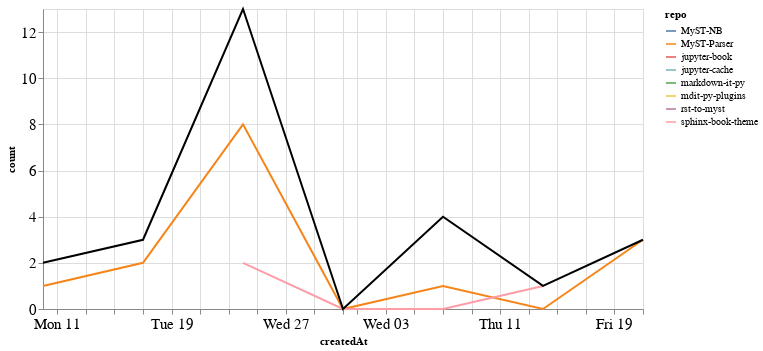

Source (notebook cell):
### Markdown cell above
### PRs

### Code cell
prs_time = prs.groupby('repo').resample('W', on='createdAt').count()['author'].reset_index()
prs_time = prs_time.rename(columns={'author': 'count'})
prs_time_total = prs_time.groupby('createdAt').agg({"count": "sum"}).reset_index()

ch1 = alt.Chart(prs_time, width=600).mark_line().encode(
    x='createdAt',
    y='count',
    color='repo',
    tooltip="repo"
)

ch2 = alt.Chart(prs_time_total, width=600).mark_line(color="black").encode(
    x='createdAt',
    y='count',
)

ch1 + ch2

### Figure 1 — Vega-Lite specification as saved in the notebook (floating-point values rounded to 4 significant figures)
{"config": {"axisLeft": {"labelFontSize": 15}, "axisBottom": {"labelFontSize": 15}}, "layer": [{"data": {"name": "data-1874fc6258c6973c98ce301c1814211a"}, "mark": "line", "encoding": {"color": {"type": "nominal", "field": "repo"}, "tooltip": {"type": "nominal", "field": "repo"}, "x": {"type": "temporal", "field": "createdAt"}, "y": {"type": "quantitative", "field": "count"}}, "width": 600}, {"data": {"name": "data-a6afd9a7006ca9b4702de1d4a90da215"}, "mark": {"type": "line", "color": "black"}, "encoding": {"x": {"type": "temporal", "field": "createdAt"}, "y": {"type": "quantitative", "field": "count"}}, "width": 600}], "$schema": "https://vega.github.io/schema/vega-lite/v4.8.1.json", "datasets": {"data-1874fc6258c6973c98ce301c1814211a": [{"repo": "MyST-NB", "createdAt": "2021-01-24T00:00:00", "count": 3}, {"repo": "MyST-Parser", "createdAt": "2021-01-10T00:00:00", "count": 1}, {"repo": "MyST-Parser", "createdAt": "2021-01-17T00:00:00", "count": 2}, {"repo": "MyST-Parser", "createdAt": "2021-01-24T00:00:00", "count": 8}, {"repo": "MyST-Parser", "createdAt": "2021-01-31T00:00:00", "count": 0}, {"repo": "MyST-Parser", "createdAt": "2021-02-07T00:00:00", "count": 1}, {"repo": "MyST-Parser", "createdAt": "2021-02-14T00:00:00", "count": 0}, {"repo": "MyST-Parser", "createdAt": "2021-02-21T00:00:00", "count": 3}, {"repo": "jupyter-book", "createdAt": "2021-02-07T00:00:00", "count": 1}, {"repo": "jupyter-cache", "createdAt": "2021-01-17T00:00:00", "count": 1}, {"repo": "markdown-it-py", "createdAt": "2021-02-07T00:00:00", "count": 1}, {"repo": "mdit-py-plugins", "createdAt": "2021-02-07T00:00:00", "count": 1}, {"repo": "rst-to-myst", "createdAt": "2021-01-10T00:00:00", "count": 1}, {"repo": "sphinx-book-theme", "createdAt": "2021-01-24T00:00:00", "count": 2}, {"repo": "sphinx-book-theme", "createdAt": "2021-01-31T00:00:00", "count": 0}, {"repo": "sphinx-book-theme", "createdAt": "2021-02-07T00:00:00", "count": 0}, {"repo": "sphinx-book-theme", "createdAt": "2021-02-14T00:00:00", "count": 1}], "data-a6afd9a7006ca9b4702de1d4a90da215": [{"createdAt": "2021-01-10T00:00:00", "count": 2}, {"createdAt": "2021-01-17T00:00:00", "count": 3}, {"createdAt": "2021-01-24T00:00:00", "count": 13}, {"createdAt": "2021-01-31T00:00:00", "count": 0}, {"createdAt": "2021-02-07T00:00:00", "count": 4}, {"createdAt": "2021-02-14T00:00:00", "count": 1}, {"createdAt": "2021-02-21T00:00:00", "count": 3}]}}
